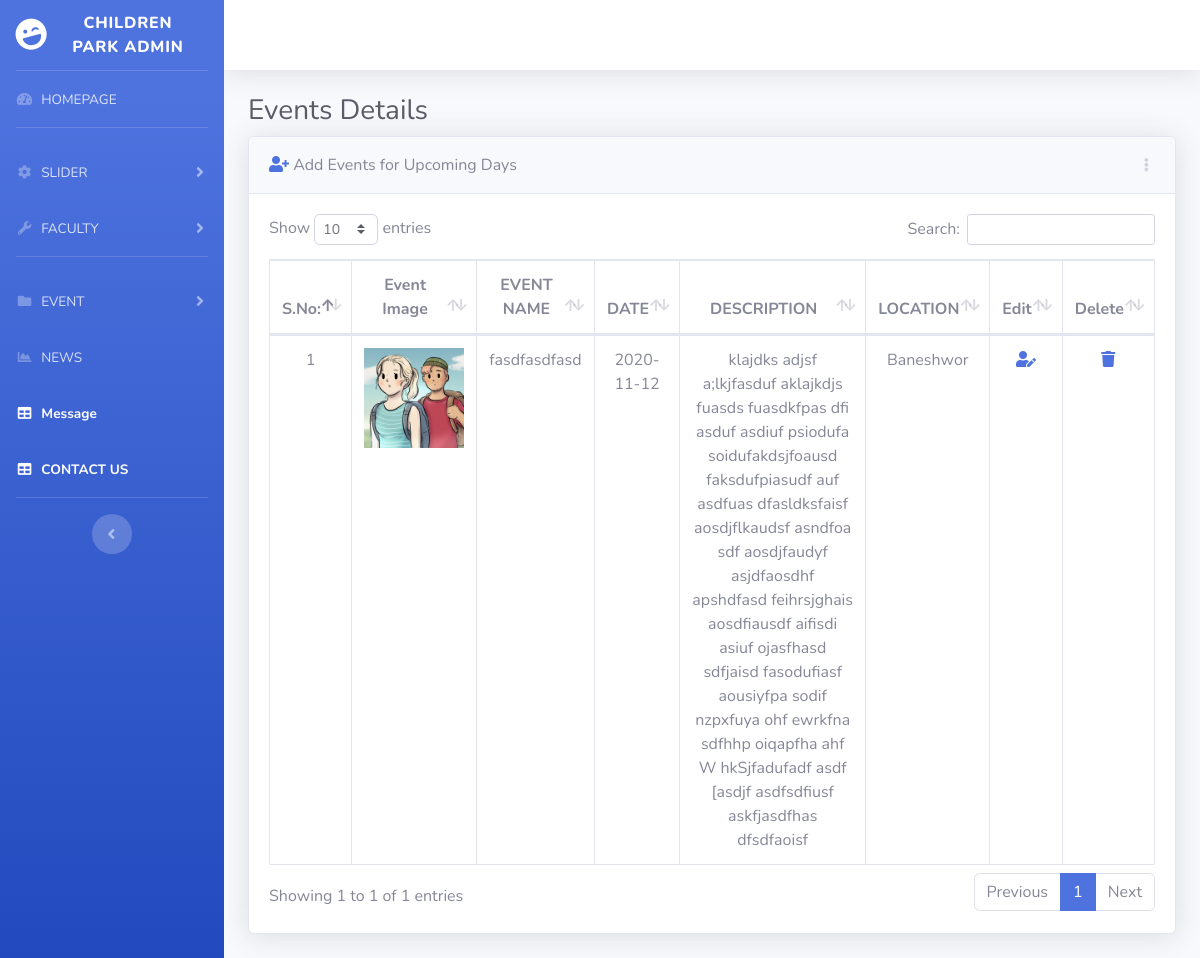
The app's page /admin/event.php with its own data.
### tables this page shows
CREATE TABLE `event` (
  `id` int(100) NOT NULL,
  `file` varchar(500) NOT NULL,
  `name` varchar(200) NOT NULL,
  `date` varchar(100) NOT NULL,
  `description` varchar(1000) NOT NULL,
  `location` varchar(200) NOT NULL
);

### admin/event.php (the view, shortened to what this page needs)
<!DOCTYPE html>
<html lang="en">
<head>
  <link href="vendor/fontawesome-free/css/all.min.css" rel="stylesheet" type="text/css">
  <link href="css/sb-admin-2.min.css" rel="stylesheet">
  <link href="vendor/datatables/dataTables.bootstrap4.min.css" rel="stylesheet">
</head>
<body id="page-top">
  <div id="wrapper">
    <ul class="navbar-nav bg-gradient-primary sidebar sidebar-dark accordion" id="accordionSidebar">
      <a class="sidebar-brand d-flex align-items-center justify-content-center" href="home.php">
        <div class="sidebar-brand-icon rotate-n-15">
          <i class="fas fa-laugh-wink"></i>
        </div>
        <div class="sidebar-brand-text mx-3">Children Park Admin </div>
      </a>
      <hr class="sidebar-divider my-0">
      <li class="nav-item">
        <a class="nav-link" href="home.php">
          <i class="fas fa-fw fa-tachometer-alt"></i>
          <span>HOMEPAGE</span></a>
      </li>
      <hr class="sidebar-divider">
      <li class="nav-item">
        <a class="nav-link collapsed" href="#" data-toggle="collapse" data-target="#collapseTwo" aria-expanded="true" aria-controls="collapseTwo">
          <i class="fas fa-fw fa-cog"></i>
          <span>SLIDER</span>
        </a>
      </li>
      <li class="nav-item">
        <a class="nav-link collapsed" href="#" data-toggle="collapse" data-target="#collapseUtilities" aria-expanded="true" aria-controls="collapseUtilities">
          <i class="fas fa-fw fa-wrench"></i>
          <span>FACULTY</span>
        </a>
      </li>
      <hr class="sidebar-divider">
      <li class="nav-item">
        <a class="nav-link collapsed" href="#" data-toggle="collapse" data-target="#collapsePages" aria-expanded="true" aria-controls="collapsePages">
          <i class="fas fa-fw fa-folder"></i>
          <span>EVENT</span>
        </a>
      </li>
      <li class="nav-item">
        <a class="nav-link" href="news.php">
          <i class="fas fa-fw fa-chart-area"></i>
          <span>NEWS</span></a>
      </li>
      <li class="nav-item active">
        <a class="nav-link" href="message.html">
          <i class="fas fa-fw fa-table"></i>
          <span>Message </span></a>
      </li>
      <li class="nav-item active">
        <a class="nav-link" href="contact.php">
          <i class="fas fa-fw fa-table"></i>
          <span>CONTACT US</span></a>
      </li>
      <hr class="sidebar-divider d-none d-md-block">
      <div class="text-center d-none d-md-inline">
        <button class="rounded-circle border-0" id="sidebarToggle"></button>
      </div>
    </ul>
    <div id="content-wrapper" class="d-flex flex-column">
      <div id="content">
        <nav class="navbar navbar-expand navbar-light bg-white topbar mb-4 static-top shadow">
        </nav>
        <div class="container-fluid">
          <h1 class="h3 mb-2 text-gray-800">Events  Details</h1>
          <div class="card shadow mb-4">
            <div class="card-header py-3 d-flex flex-row align-items-center justify-content-between">
            <div class="">
              <a href="addevents.html"><i class="fas fa-user-plus"></i></a> Add Events for Upcoming Days
            </div>
                <div class="dropdown no-arrow">
                    <a class="dropdown-toggle" href="#" role="button" id="dropdownMenuLink" data-toggle="dropdown" aria-haspopup="true" aria-expanded="false">
                      <i class="fas fa-ellipsis-v fa-sm fa-fw text-gray-400"></i>
                    </a>
                  </div>
                </div>
            <div class="card-body">
              <div class="table-responsive">
                <table class="table table-bordered" id="dataTable" width="100%" cellspacing="0">
                  <thead>
                    <tr>
                      <th>S.No:</th>
                      <th>Event Image</th>
                      <th>EVENT NAME</th>
                      <th>DATE</th>
                      <th>DESCRIPTION</th>
                      <th>LOCATION</th>
                      <th>Edit</th>
                      <th>Delete</th>
                    </tr>
                  </thead>
                  <?php
                  include_once("config.php");
                  $sql="SELECT * FROM event ORDER BY id desc";
                  $result=mysqli_query($conn,$sql);
                    $count=1;
                  if($result){
                  while($row=mysqli_fetch_assoc($result)){?>
                    <tr>
                    <td align="center"><?php echo $count; ?></td>
                  <td align="center"><?php echo '<img src="uploads/'. $row["file"].'"height= "100" width="100" alt=" ">'; ?></td>
                 <td align="center"><?php echo $row["name"]; ?></td>
                 <td align="center"><?php echo $row["date"]; ?></td>
                 <td align="center"><?php echo $row["description"]; ?></td>
                 <td align="center"><?php echo $row["location"]; ?></td>
                  <td align="center"><a href="editevent.php?id=<?php echo$row["id"];?>"><i class="fas fa-user-edit"></i></a></td>
                <td align="center"><a href="deleteevent.php?id=<?php echo $row["id"]; ?>"><i class="fas fa-trash"></i></a></td>
                    </tr>
                    <?php $count++;?>
                    <?php
                    }
                  }
                  ?>
              </div>
            </div>
          </div>
        </div>
      </div>
    </div>
  </div>
</body>
</html>

### admin/event.php (style rules this page uses)
th { text-align:center; }

### records on screen
event: file (picture), name "fasdfasdfasd", date "2020-11-12", description "klajdks adjsf a;lkjfasduf aklajkdjs fuasds fuasdkfpas dfi asduf asdiuf psiodufa soidufakdsjfoausd faksdufpiasudf auf asdfuas dfasldksfaisf aosdjflkaudsf asndfoa sdf aosdjfaudyf asjdfaosdhf apshdfasd feihrsjghais aosdfiausdf aifisdi asiuf ojasfhasd sdfjaisd fasodufiasf aousiyfpa sodif nzpxfuya ohf ewrkfna sdfhhp oiqapfha ahf W hkSjfadufadf asdf [asdjf asdfsdfiusf askfjasdfhas dfsdfaoisf", location "Baneshwor"
